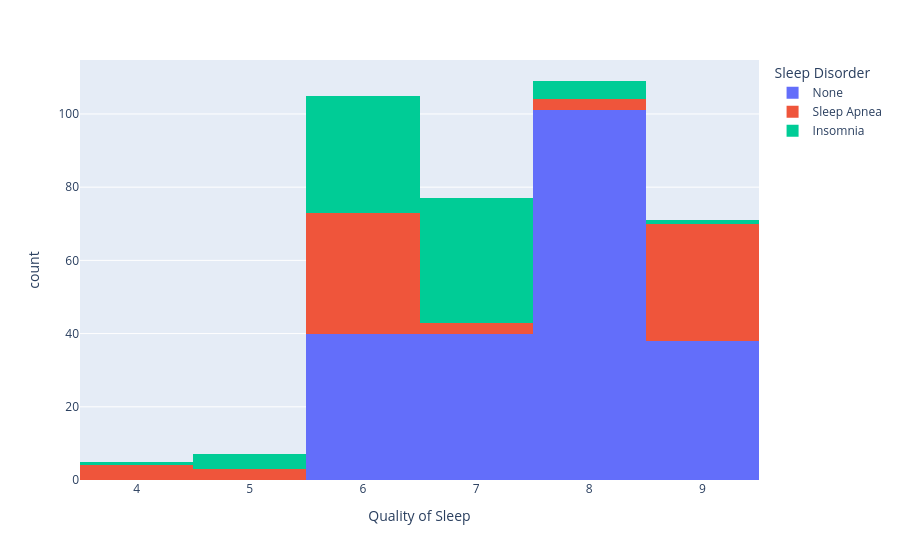

The notebook cell saved with this chart:
### Markdown cell above
睡眠障害はない方が睡眠品質が高い。  
障害ある場合でも睡眠品質が良い場合もあるが、  
低品質では皆障害ありとなっている。

### Code cell
px.histogram(
    df,
    x="Quality of Sleep",
    color="Sleep Disorder"
)

# 男性は若い人が多い、女性は中年層が多い
# 女性の中年層が一番

### Figure 1 — Plotly figure (JSON) as saved in the notebook; plotly's stock layout.template omitted (floating-point values rounded to 4 significant figures; data arrays with more than 128 entries replaced by an {"elided": "..."} marker saying what was removed)
{"data": [{"bingroup": "x", "hovertemplate": "Sleep Disorder=None<br>Quality of Sleep=%{x}<br>count=%{y}<extra></extra>", "legendgroup": "None", "marker": {"color": "#636efa", "pattern": {"shape": ""}}, "name": "None", "orientation": "v", "showlegend": true, "type": "histogram", "x": {"elided": "219 int values"}, "xaxis": "x", "yaxis": "y"}, {"bingroup": "x", "hovertemplate": "Sleep Disorder=Sleep Apnea<br>Quality of Sleep=%{x}<br>count=%{y}<extra></extra>", "legendgroup": "Sleep Apnea", "marker": {"color": "#EF553B", "pattern": {"shape": ""}}, "name": "Sleep Apnea", "orientation": "v", "showlegend": true, "type": "histogram", "x": [4, 4, 5, 6, 5, 7, 4, 4, 7, 5, 8, 8, 7, 6, 6, 8, 6, 6, 6, 6, 6, 6, 6, 6, 6, 6, 9, 9, 6, 6, 6, 6, 6, 6, 6, 6, 6, 6, 6, 6, 6, 6, 6, 6, 6, 6, 6, 6, 9, 9, 9, 9, 9, 9, 9, 9, 9, 9, 9, 9, 9, 9, 9, 9, 9, 9, 9, 9, 9, 9, 9, 9, 9, 9, 9, 9, 9, 9], "xaxis": "x", "yaxis": "y"}, {"bingroup": "x", "hovertemplate": "Sleep Disorder=Insomnia<br>Quality of Sleep=%{x}<br>count=%{y}<extra></extra>", "legendgroup": "Insomnia", "marker": {"color": "#00cc96", "pattern": {"shape": ""}}, "name": "Insomnia", "orientation": "v", "showlegend": true, "type": "histogram", "x": [4, 6, 5, 5, 6, 8, 5, 8, 5, 8, 6, 7, 6, 7, 6, 7, 6, 6, 6, 6, 6, 6, 6, 6, 6, 6, 8, 8, 7, 6, 6, 6, 7, 6, 7, 6, 7, 6, 7, 6, 7, 6, 7, 6, 6, 7, 6, 6, 7, 6, 6, 7, 6, 7, 6, 7, 7, 7, 7, 7, 7, 7, 7, 7, 7, 7, 7, 7, 7, 6, 7, 7, 7, 7, 7, 7, 9], "xaxis": "x", "yaxis": "y"}], "layout": {"barmode": "relative", "legend": {"title": {"text": "Sleep Disorder"}, "tracegroupgap": 0}, "margin": {"t": 60}, "xaxis": {"anchor": "y", "domain": [0, 1], "title": {"text": "Quality of Sleep"}}, "yaxis": {"anchor": "x", "domain": [0, 1], "title": {"text": "count"}}}}
